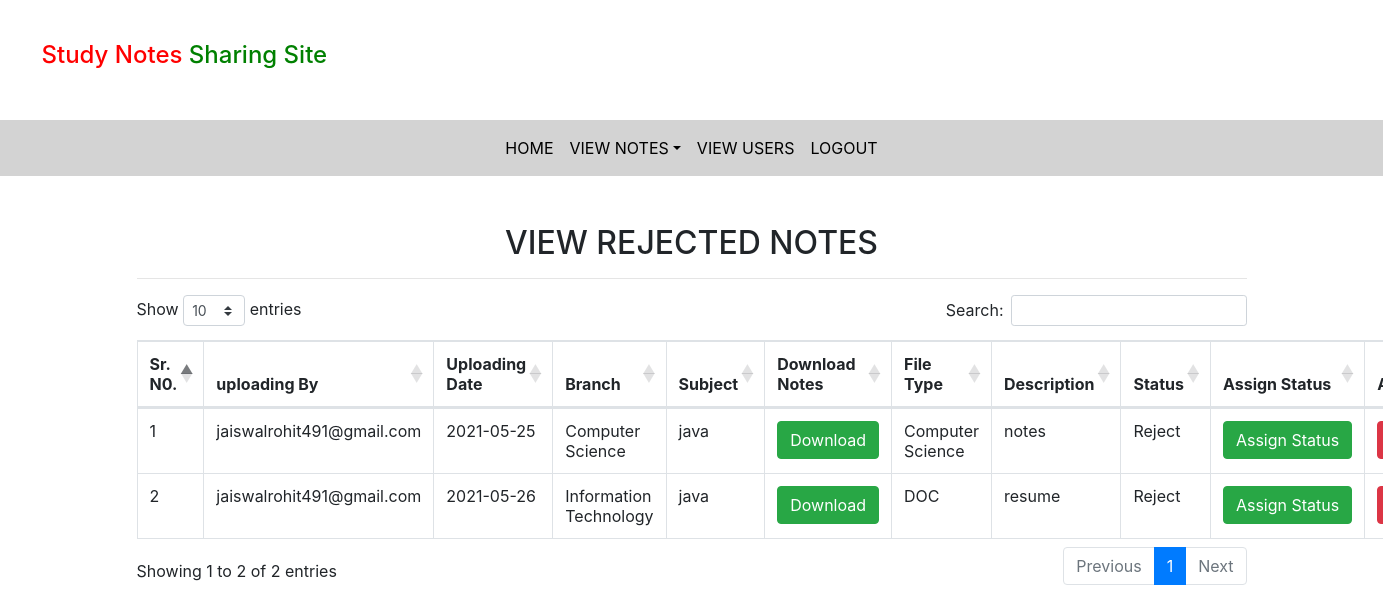
The app's page /rejected_notes (signed in) with its own data.
### notes/models.py (models this page shows, shortened)
class Notes(models.Model):
    user = models.ForeignKey(User, on_delete=models.CASCADE)
    uploadingdate = models.CharField(max_length=30)
    branch = models.CharField(max_length=30)
    subject = models.CharField(max_length=30,)
    notesfile = models.FileField(null=True)
    filetype = models.CharField(max_length=30,)
    description = models.CharField(max_length=200, null=True)
    status=models.CharField(max_length=15,)

### notes/views.py (the view)
# urls.py: path('rejected_notes',rejected_notes,name='rejected_notes'),
def rejected_notes(request):
    if not request.user.is_authenticated:
        return redirect('login_admin')
    notes = Notes.objects.filter(status = "Reject")
    d = {'notes':notes}
    return render(request,'rejected_notes.html',d)

### notes/templates/rejected_notes.html (shortened to what this page needs)
{% extends 'admin_nav.html' %}
{% load static %}
{% block body %}
<link rel="stylesheet" href="https://cdnjs.cloudflare.com/ajax/libs/twitter-bootstrap/4.5.2/css/bootstrap.css">
<link rel="stylesheet" href="https://cdn.datatables.net/1.10.24/css/dataTables.bootstrap4.min.css">
<div class="container mt-5">
    <h2 class="text-center">VIEW REJECTED NOTES</h2>
    <HR>
    <table class="table table-bordered" id="example">
       <thead>
           <tr>
               <th>Sr. N0.</th>
               <th>uploading By</th>
               <th>Uploading Date</th>
               <th>Branch</th>
               <th>Subject</th>
               <th>Download Notes</th>
               <th>File Type</th>
               <th>Description</th>
               <th>Status</th>
               <th>Assign Status</th>
               <th>Action</th>
           </tr>
       </thead>
       <tbody>
           {% for i in notes %}
           <tr>
               <td>{{forloop.counter}}</td>
               <td>{{i.user.username}}</td>
               <td>{{i.uploadingdate}}</td>
               <td>{{i.branch}}</td>
               <td>{{i.subject}}</td>
               <td><a href="{{i.notesfile.url}}" class="btn btn-success" download>Download</a></td>
               <td>{{i.filetype}}</td>
               <td>{{i.description}}</td>
               <td>{{i.status}}</td>
               <td><a href="{% url 'assign_status' i.id %}" class = "btn btn-success">Assign&nbsp;Status</a></td>
               <td><a href="{% url 'delete_notes' i.id %}" class = "btn btn-danger" onclick="return confirm('Are you sure?')">Delete</a></td>
           </tr>
           {% endfor %}
        </tbody>
   </table>
</div>
{% endblock %}

### records on screen
Notes: user.username "jaiswalrohit491@gmail.com", uploadingdate "2021-05-25", branch "Computer Science", subject "java", filetype "Computer Science", description "notes", status "Reject"
Notes: user.username "jaiswalrohit491@gmail.com", uploadingdate "2021-05-26", branch "Information Technology", subject "java", filetype "DOC", description "resume", status "Reject"
